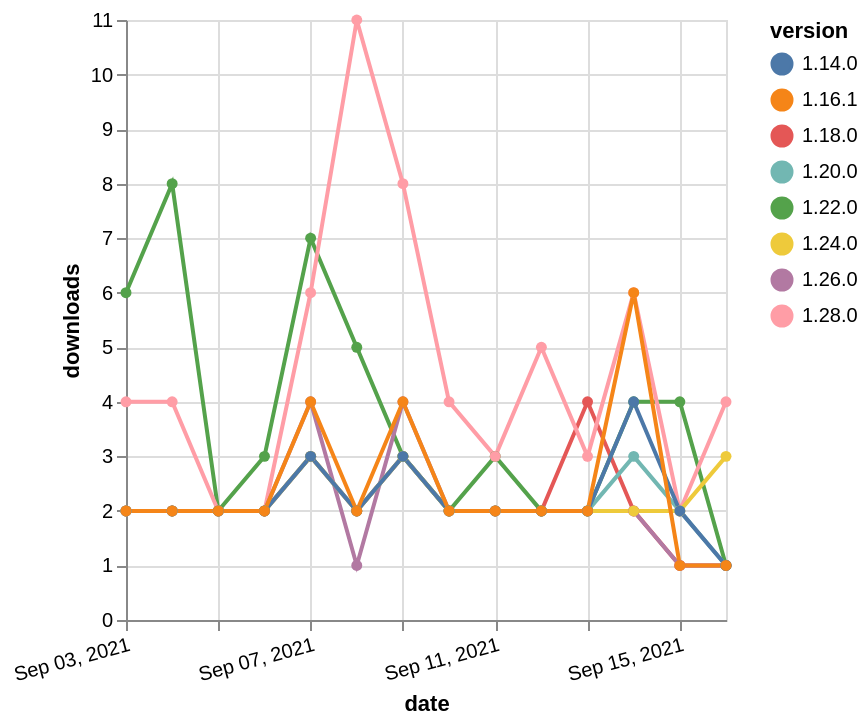

Here is the Vega-Lite specification saved for this chart:
### Vega-Lite specification from a JSON file in a GitHub repository (floating-point values rounded to 4 significant figures)
{"$schema": "https://vega.github.io/schema/vega-lite/v5.json", "description": "A simple bar chart with embedded data.", "data": {"values": [{"date": "2021-09-03", "total": 2716, "delta": 2, "version": "1.18.0"}, {"date": "2021-09-04", "total": 2718, "delta": 2, "version": "1.18.0"}, {"date": "2021-09-05", "total": 2720, "delta": 2, "version": "1.18.0"}, {"date": "2021-09-06", "total": 2722, "delta": 2, "version": "1.18.0"}, {"date": "2021-09-07", "total": 2725, "delta": 3, "version": "1.18.0"}, {"date": "2021-09-08", "total": 2727, "delta": 2, "version": "1.18.0"}, {"date": "2021-09-09", "total": 2730, "delta": 3, "version": "1.18.0"}, {"date": "2021-09-10", "total": 2732, "delta": 2, "version": "1.18.0"}, {"date": "2021-09-11", "total": 2734, "delta": 2, "version": "1.18.0"}, {"date": "2021-09-12", "total": 2736, "delta": 2, "version": "1.18.0"}, {"date": "2021-09-13", "total": 2740, "delta": 4, "version": "1.18.0"}, {"date": "2021-09-14", "total": 2742, "delta": 2, "version": "1.18.0"}, {"date": "2021-09-15", "total": 2743, "delta": 1, "version": "1.18.0"}, {"date": "2021-09-16", "total": 2744, "delta": 1, "version": "1.18.0"}, {"date": "2021-09-03", "total": 3157, "delta": 6, "version": "1.22.0"}, {"date": "2021-09-04", "total": 3165, "delta": 8, "version": "1.22.0"}, {"date": "2021-09-05", "total": 3167, "delta": 2, "version": "1.22.0"}, {"date": "2021-09-06", "total": 3170, "delta": 3, "version": "1.22.0"}, {"date": "2021-09-07", "total": 3177, "delta": 7, "version": "1.22.0"}, {"date": "2021-09-08", "total": 3182, "delta": 5, "version": "1.22.0"}, {"date": "2021-09-09", "total": 3185, "delta": 3, "version": "1.22.0"}, {"date": "2021-09-10", "total": 3187, "delta": 2, "version": "1.22.0"}, {"date": "2021-09-11", "total": 3190, "delta": 3, "version": "1.22.0"}, {"date": "2021-09-12", "total": 3192, "delta": 2, "version": "1.22.0"}, {"date": "2021-09-13", "total": 3194, "delta": 2, "version": "1.22.0"}, {"date": "2021-09-14", "total": 3198, "delta": 4, "version": "1.22.0"}, {"date": "2021-09-15", "total": 3202, "delta": 4, "version": "1.22.0"}, {"date": "2021-09-16", "total": 3203, "delta": 1, "version": "1.22.0"}, {"date": "2021-09-03", "total": 383, "delta": 4, "version": "1.28.0"}, {"date": "2021-09-04", "total": 387, "delta": 4, "version": "1.28.0"}, {"date": "2021-09-05", "total": 389, "delta": 2, "version": "1.28.0"}, {"date": "2021-09-06", "total": 391, "delta": 2, "version": "1.28.0"}, {"date": "2021-09-07", "total": 397, "delta": 6, "version": "1.28.0"}, {"date": "2021-09-08", "total": 408, "delta": 11, "version": "1.28.0"}, {"date": "2021-09-09", "total": 416, "delta": 8, "version": "1.28.0"}, {"date": "2021-09-10", "total": 420, "delta": 4, "version": "1.28.0"}, {"date": "2021-09-11", "total": 423, "delta": 3, "version": "1.28.0"}, {"date": "2021-09-12", "total": 428, "delta": 5, "version": "1.28.0"}, {"date": "2021-09-13", "total": 431, "delta": 3, "version": "1.28.0"}, {"date": "2021-09-14", "total": 437, "delta": 6, "version": "1.28.0"}, {"date": "2021-09-15", "total": 439, "delta": 2, "version": "1.28.0"}, {"date": "2021-09-16", "total": 443, "delta": 4, "version": "1.28.0"}, {"date": "2021-09-03", "total": 1262, "delta": 2, "version": "1.26.0"}, {"date": "2021-09-04", "total": 1264, "delta": 2, "version": "1.26.0"}, {"date": "2021-09-05", "total": 1266, "delta": 2, "version": "1.26.0"}, {"date": "2021-09-06", "total": 1268, "delta": 2, "version": "1.26.0"}, {"date": "2021-09-07", "total": 1272, "delta": 4, "version": "1.26.0"}, {"date": "2021-09-08", "total": 1273, "delta": 1, "version": "1.26.0"}, {"date": "2021-09-09", "total": 1277, "delta": 4, "version": "1.26.0"}, {"date": "2021-09-10", "total": 1279, "delta": 2, "version": "1.26.0"}, {"date": "2021-09-11", "total": 1281, "delta": 2, "version": "1.26.0"}, {"date": "2021-09-12", "total": 1283, "delta": 2, "version": "1.26.0"}, {"date": "2021-09-13", "total": 1285, "delta": 2, "version": "1.26.0"}, {"date": "2021-09-14", "total": 1287, "delta": 2, "version": "1.26.0"}, {"date": "2021-09-15", "total": 1288, "delta": 1, "version": "1.26.0"}, {"date": "2021-09-16", "total": 1289, "delta": 1, "version": "1.26.0"}, {"date": "2021-09-03", "total": 1817, "delta": 2, "version": "1.20.0"}, {"date": "2021-09-04", "total": 1819, "delta": 2, "version": "1.20.0"}, {"date": "2021-09-05", "total": 1821, "delta": 2, "version": "1.20.0"}, {"date": "2021-09-06", "total": 1823, "delta": 2, "version": "1.20.0"}, {"date": "2021-09-07", "total": 1826, "delta": 3, "version": "1.20.0"}, {"date": "2021-09-08", "total": 1828, "delta": 2, "version": "1.20.0"}, {"date": "2021-09-09", "total": 1831, "delta": 3, "version": "1.20.0"}, {"date": "2021-09-10", "total": 1833, "delta": 2, "version": "1.20.0"}, {"date": "2021-09-11", "total": 1835, "delta": 2, "version": "1.20.0"}, {"date": "2021-09-12", "total": 1837, "delta": 2, "version": "1.20.0"}, {"date": "2021-09-13", "total": 1839, "delta": 2, "version": "1.20.0"}, {"date": "2021-09-14", "total": 1842, "delta": 3, "version": "1.20.0"}, {"date": "2021-09-15", "total": 1844, "delta": 2, "version": "1.20.0"}, {"date": "2021-09-16", "total": 1845, "delta": 1, "version": "1.20.0"}, {"date": "2021-09-03", "total": 1125, "delta": 2, "version": "1.24.0"}, {"date": "2021-09-04", "total": 1127, "delta": 2, "version": "1.24.0"}, {"date": "2021-09-05", "total": 1129, "delta": 2, "version": "1.24.0"}, {"date": "2021-09-06", "total": 1131, "delta": 2, "version": "1.24.0"}, {"date": "2021-09-07", "total": 1134, "delta": 3, "version": "1.24.0"}, {"date": "2021-09-08", "total": 1136, "delta": 2, "version": "1.24.0"}, {"date": "2021-09-09", "total": 1139, "delta": 3, "version": "1.24.0"}, {"date": "2021-09-10", "total": 1141, "delta": 2, "version": "1.24.0"}, {"date": "2021-09-11", "total": 1143, "delta": 2, "version": "1.24.0"}, {"date": "2021-09-12", "total": 1145, "delta": 2, "version": "1.24.0"}, {"date": "2021-09-13", "total": 1147, "delta": 2, "version": "1.24.0"}, {"date": "2021-09-14", "total": 1149, "delta": 2, "version": "1.24.0"}, {"date": "2021-09-15", "total": 1151, "delta": 2, "version": "1.24.0"}, {"date": "2021-09-16", "total": 1154, "delta": 3, "version": "1.24.0"}, {"date": "2021-09-03", "total": 2731, "delta": 2, "version": "1.14.0"}, {"date": "2021-09-04", "total": 2733, "delta": 2, "version": "1.14.0"}, {"date": "2021-09-05", "total": 2735, "delta": 2, "version": "1.14.0"}, {"date": "2021-09-06", "total": 2737, "delta": 2, "version": "1.14.0"}, {"date": "2021-09-07", "total": 2740, "delta": 3, "version": "1.14.0"}, {"date": "2021-09-08", "total": 2742, "delta": 2, "version": "1.14.0"}, {"date": "2021-09-09", "total": 2745, "delta": 3, "version": "1.14.0"}, {"date": "2021-09-10", "total": 2747, "delta": 2, "version": "1.14.0"}, {"date": "2021-09-11", "total": 2749, "delta": 2, "version": "1.14.0"}, {"date": "2021-09-12", "total": 2751, "delta": 2, "version": "1.14.0"}, {"date": "2021-09-13", "total": 2753, "delta": 2, "version": "1.14.0"}, {"date": "2021-09-14", "total": 2757, "delta": 4, "version": "1.14.0"}, {"date": "2021-09-15", "total": 2759, "delta": 2, "version": "1.14.0"}, {"date": "2021-09-16", "total": 2760, "delta": 1, "version": "1.14.0"}, {"date": "2021-09-03", "total": 2767, "delta": 2, "version": "1.16.1"}, {"date": "2021-09-04", "total": 2769, "delta": 2, "version": "1.16.1"}, {"date": "2021-09-05", "total": 2771, "delta": 2, "version": "1.16.1"}, {"date": "2021-09-06", "total": 2773, "delta": 2, "version": "1.16.1"}, {"date": "2021-09-07", "total": 2777, "delta": 4, "version": "1.16.1"}, {"date": "2021-09-08", "total": 2779, "delta": 2, "version": "1.16.1"}, {"date": "2021-09-09", "total": 2783, "delta": 4, "version": "1.16.1"}, {"date": "2021-09-10", "total": 2785, "delta": 2, "version": "1.16.1"}, {"date": "2021-09-11", "total": 2787, "delta": 2, "version": "1.16.1"}, {"date": "2021-09-12", "total": 2789, "delta": 2, "version": "1.16.1"}, {"date": "2021-09-13", "total": 2791, "delta": 2, "version": "1.16.1"}, {"date": "2021-09-14", "total": 2797, "delta": 6, "version": "1.16.1"}, {"date": "2021-09-15", "total": 2798, "delta": 1, "version": "1.16.1"}, {"date": "2021-09-16", "total": 2799, "delta": 1, "version": "1.16.1"}]}, "width": "container", "mark": {"type": "line", "point": {"filled": true}}, "encoding": {"x": {"field": "date", "type": "temporal", "timeUnit": "yearmonthdate", "title": "date", "axis": {"labelAngle": -15}}, "y": {"field": "delta", "type": "quantitative", "title": "downloads"}, "color": {"field": "version", "type": "nominal"}, "tooltip": {"field": "delta"}}}
